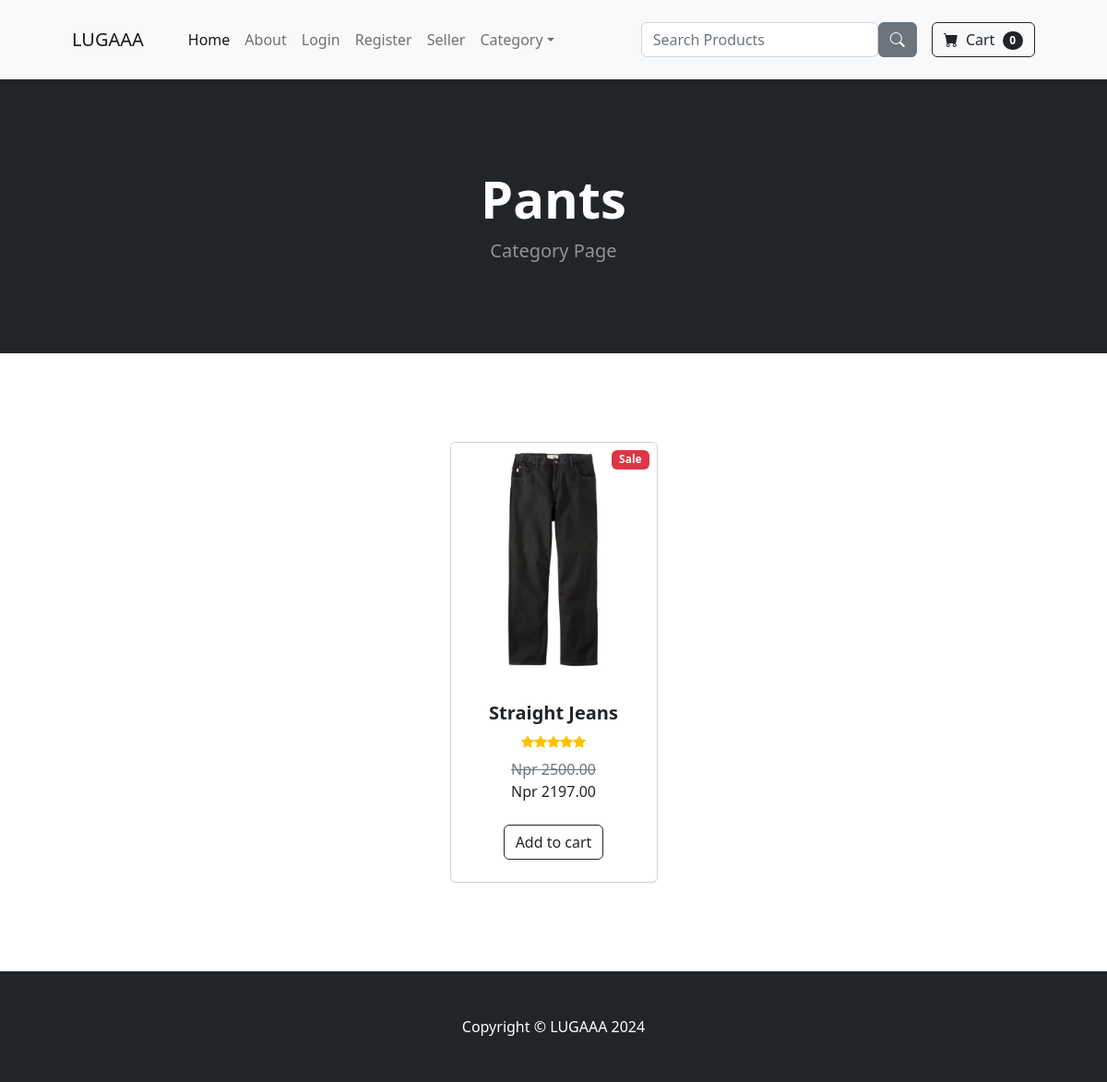
The page /category/Pants on the database as committed earlier.
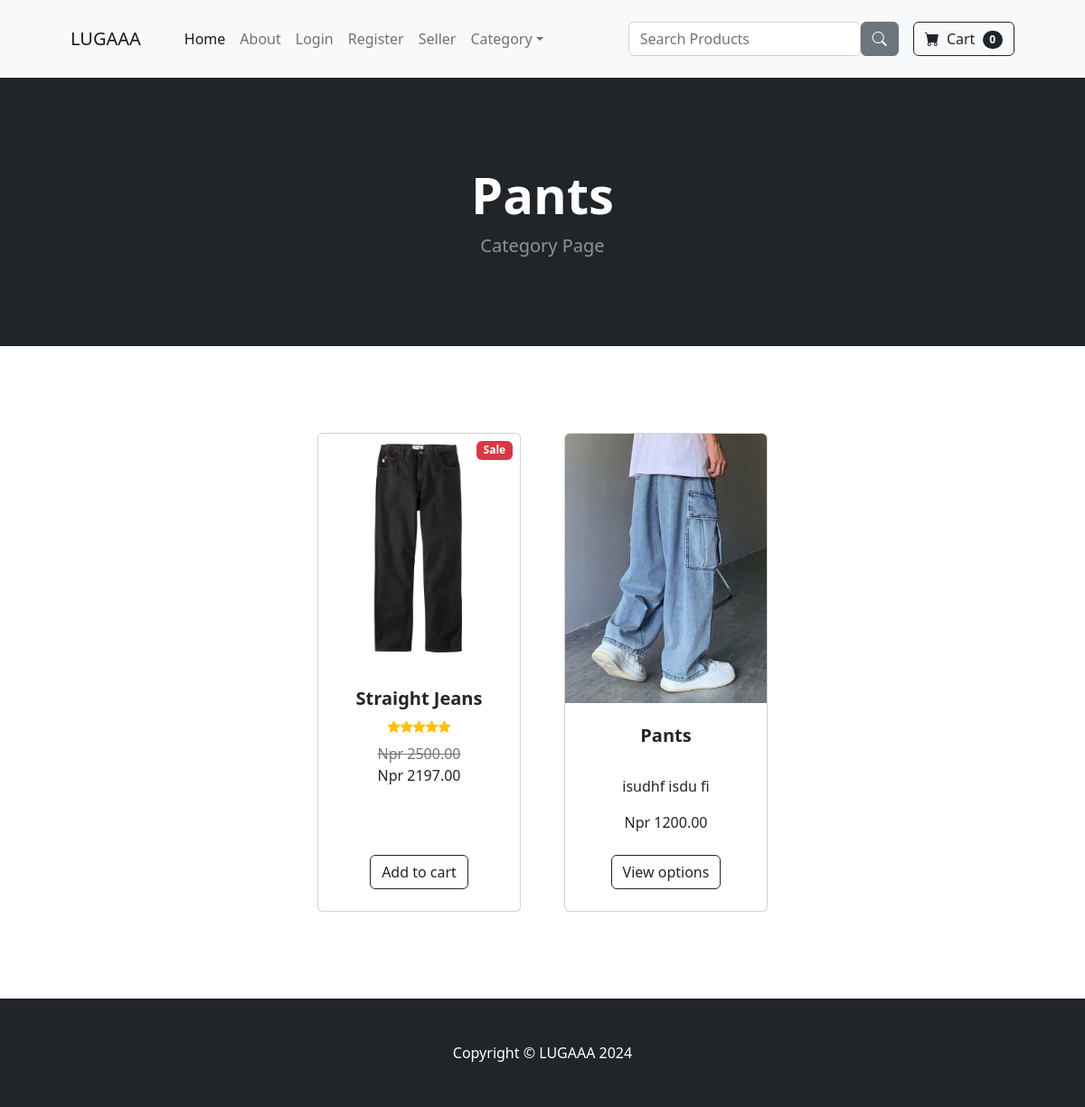
The same page on the database as committed later.
### store/models.py (models this page shows, shortened)
class Product(models.Model):
    name =  models.CharField(max_length=100)
    price =  models.DecimalField(default=0, decimal_places=2, max_digits = 8)
    category =  models.ForeignKey(Category, on_delete=models.CASCADE, null=True, blank=True)
    description =  models.CharField(max_length=250, default='', blank = True, null=True)
    image = models.ImageField(upload_to='uploads/product/')
    is_sale = models.BooleanField(default= False)
    sale_price = models.DecimalField(default=0, decimal_places=2, max_digits = 8, null=True)
    in_stock =  models.PositiveIntegerField(default=1)

### store/views.py (the view)
# urls.py: path('category/<str:foo>', views.category, name='category'),#urlpatterns for category page
def category(request, foo):
    foo = foo.replace('-', ' ')
    try:
        category = Category.objects.get(name=foo)
        if category.children.exists():
            child_categories = category.children.all()
            products = Product.objects.filter(category__in= child_categories)
        else:
            products = Product.objects.filter(category = category)
        return render(request, 'category.html', {'products': products, 'category': category})
    except:
        messages.success(request, ("The Category Doesnt exist."))
        return redirect('home')

### admin_dashboard/context_processor.py (called while the page is built)
def order_notify(request):
    order = Order.objects.filter(status = 'Pending').count()
    return  {'notification_count': order}

### cart/cart.py (called while the page is built)
    def __len__(self):
        return len(self.cart)

### cart/context_processor.py (called while the page is built)
def cart(request):
    return {'cart': Cart(request)}

### store/context_processor.py (called while the page is built)
def user_order_notify(request):
    user = request.user.pk
    order = Order.objects.filter(user = user, status = 'Pending').count()
    return  {'user_order_count': order}

### store/models.py (called while the page is built)
    def __str__(self):
        return self.name

### store/templates/category.html
{% extends 'base.html' %}
{% load static %}
{% block content %}
        <header class="bg-dark py-5">
            <div class="container px-4 px-lg-5 my-5">
                <div class="text-center text-white">
                    <h1 class="display-4 fw-bolder">{{category}}</h1>
                    <p class="lead fw-normal text-white-50 mb-0">Category Page</p>
                </div>
            </div>
        </header>
        <section class="py-5">
            <div class="container px-4 px-lg-5 mt-5">
                <div class="row gx-4 gx-lg-5 row-cols-2 row-cols-md-3 row-cols-xl-4 justify-content-center">
                   {% for product in products %}
                        {% if product.is_sale %}
                        <div class="col mb-5">
                            <div class="card h-100">
                                <div class="badge bg-danger text-white position-absolute" style="top: 0.5rem; right: 0.5rem">Sale</div>
                                <img class="card-img-top" src="{{ product.image.url }}" alt="..." />
                                <div class="card-body p-4">
                                    <div class="text-center">
                                        <h5 class="fw-bolder">{{  product.name }}</h5>
                                        <div class="d-flex justify-content-center small text-warning mb-2">
                                            <div class="bi-star-fill"></div>
                                            <div class="bi-star-fill"></div>
                                            <div class="bi-star-fill"></div>
                                            <div class="bi-star-fill"></div>
                                            <div class="bi-star-fill"></div>
                                        </div>
                                        <span class="text-muted text-decoration-line-through">Npr {{product.price}}</span><br>
                                        Npr {{product.sale_price}}
                                    </div>
                                </div>
                                <div class="card-footer p-4 pt-0 border-top-0 bg-transparent">
                                    <div class="text-center"><a class="btn btn-outline-dark mt-auto" href="{% url 'product' product.id %}">Add to cart</a></div>
                                </div>
                            </div>
                        </div>
                        {% else %}
                    <div class="col mb-5">
                        <div class="card h-100">
                            <img class="card-img-top" src="{{ product.image.url }}" alt="..." />
                            <div class="card-body p-4">
                                <div class="text-center">
                                    <h5 class="fw-bolder">{{ product.name}}</h5><br>
                                    <p>{{ product.description }}</p>
                                    Npr {{product.price }}
                                </div>
                            </div>
                            <div class="card-footer p-4 pt-0 border-top-0 bg-transparent">
                                <div class="text-center"><a class="btn btn-outline-dark mt-auto" href="{% url 'product' product.id %}">View options</a></div>
                            </div>
                        </div>
                    </div>
                    {% endif %}
                    {% endfor %}
        </section>
{% endblock %}

Rows that differ between the two databases and show on the page:
added Product: image (picture), name "Pants", description "isudhf isdu fi", price "1200.00"
